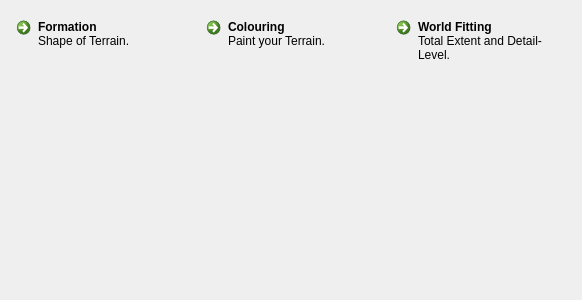
<?xml version="1.0" encoding="UTF-8"?>
<ui version="4.0">
 <class>WaterWindow</class>
 <widget class="QWidget" name="WaterWindow">
  <property name="geometry">
   <rect>
    <x>0</x>
    <y>0</y>
    <width>582</width>
    <height>300</height>
   </rect>
  </property>
  <property name="windowTitle">
   <string>Form</string>
  </property>
  <layout class="QVBoxLayout" name="verticalLayout">
   <property name="margin">
    <number>0</number>
   </property>
   <item>
    <widget class="QFrame" name="subNavigationFrame">
     <layout class="QHBoxLayout" name="horizontalLayout_2">
      <property name="topMargin">
       <number>10</number>
      </property>
      <item>
       <widget class="QCommandLinkButton" name="showFormationTab">
        <property name="text">
         <string>Formation</string>
        </property>
        <property name="icon">
         <iconset resource="resources.qrc">
          <normaloff>:/toplevel-navigation/resources/sketchy_cc-attribution-noncommercial_mountain-sketch.png</normaloff>:/toplevel-navigation/resources/sketchy_cc-attribution-noncommercial_mountain-sketch.png</iconset>
        </property>
        <property name="iconSize">
         <size>
          <width>32</width>
          <height>32</height>
         </size>
        </property>
        <property name="checkable">
         <bool>true</bool>
        </property>
        <property name="description">
         <string>Shape of Terrain.</string>
        </property>
       </widget>
      </item>
      <item>
       <widget class="QCommandLinkButton" name="showTexturingTab">
        <property name="text">
         <string>Colouring</string>
        </property>
        <property name="icon">
         <iconset resource="resources.qrc">
          <normaloff>:/toplevel-navigation/resources/oxygen_gpl_texturing.png</normaloff>:/toplevel-navigation/resources/oxygen_gpl_texturing.png</iconset>
        </property>
        <property name="iconSize">
         <size>
          <width>32</width>
          <height>32</height>
         </size>
        </property>
        <property name="checkable">
         <bool>true</bool>
        </property>
        <property name="description">
         <string>Paint your Terrain.</string>
        </property>
       </widget>
      </item>
      <item>
       <widget class="QCommandLinkButton" name="showWorldFittingTab">
        <property name="text">
         <string>World Fitting</string>
        </property>
        <property name="icon">
         <iconset resource="resources.qrc">
          <normaloff>:/toplevel-navigation/resources/oxygen_gpl_ruler.png</normaloff>:/toplevel-navigation/resources/oxygen_gpl_ruler.png</iconset>
        </property>
        <property name="iconSize">
         <size>
          <width>32</width>
          <height>32</height>
         </size>
        </property>
        <property name="checkable">
         <bool>true</bool>
        </property>
        <property name="description">
         <string>Total Extent and Detail-Level.</string>
        </property>
       </widget>
      </item>
     </layout>
    </widget>
   </item>
   <item>
    <widget class="QStackedWidget" name="waterTaskStackedWidget">
     <property name="currentIndex">
      <number>1</number>
     </property>
     <widget class="TerrainFormation" name="formation">
      <layout class="QHBoxLayout" name="horizontalLayout">
       <property name="margin">
        <number>0</number>
       </property>
      </layout>
     </widget>
     <widget class="Material" name="texturing"/>
     <widget class="WaterFitting" name="fitting"/>
    </widget>
   </item>
  </layout>
 </widget>
 <customwidgets>
  <customwidget>
   <class>TerrainFormation</class>
   <extends>QWidget</extends>
   <header>terrainformation.h</header>
   <container>1</container>
  </customwidget>
  <customwidget>
   <class>Material</class>
   <extends>QWidget</extends>
   <header>material-ui.h</header>
   <container>1</container>
  </customwidget>
  <customwidget>
   <class>WaterFitting</class>
   <extends>QWidget</extends>
   <header>waterfitting.h</header>
   <container>1</container>
  </customwidget>
 </customwidgets>
 <resources>
  <include location="resources.qrc"/>
 </resources>
 <connections/>
</ui>
